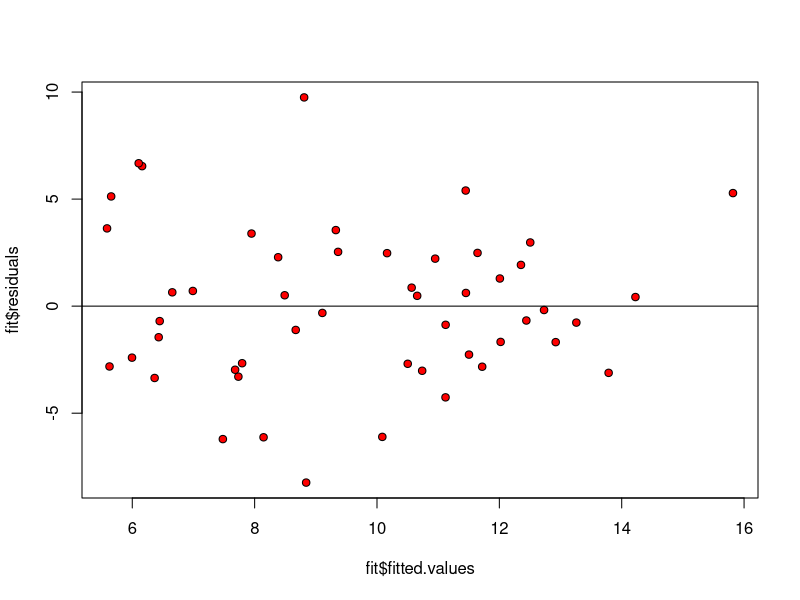
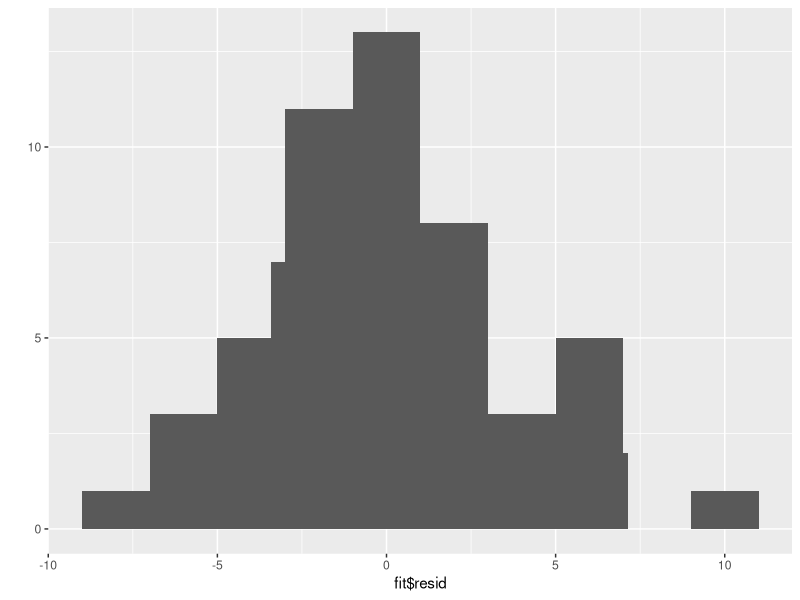
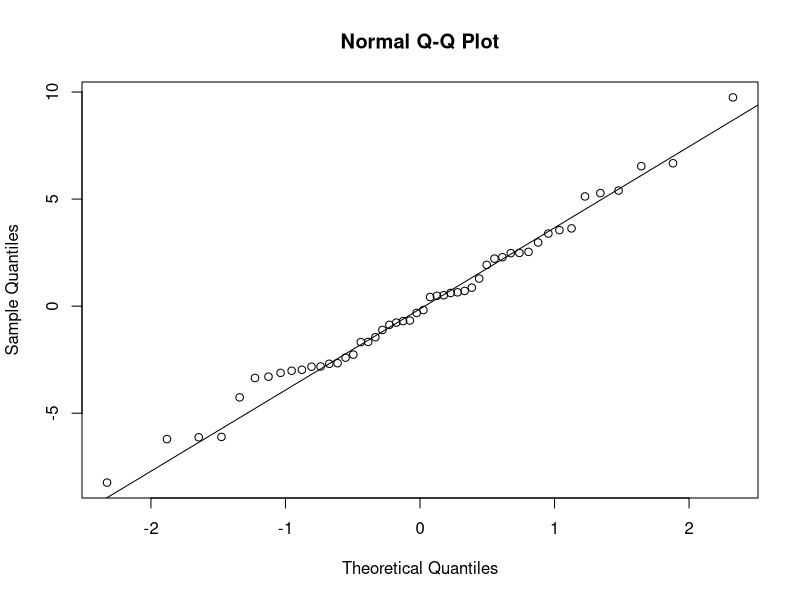
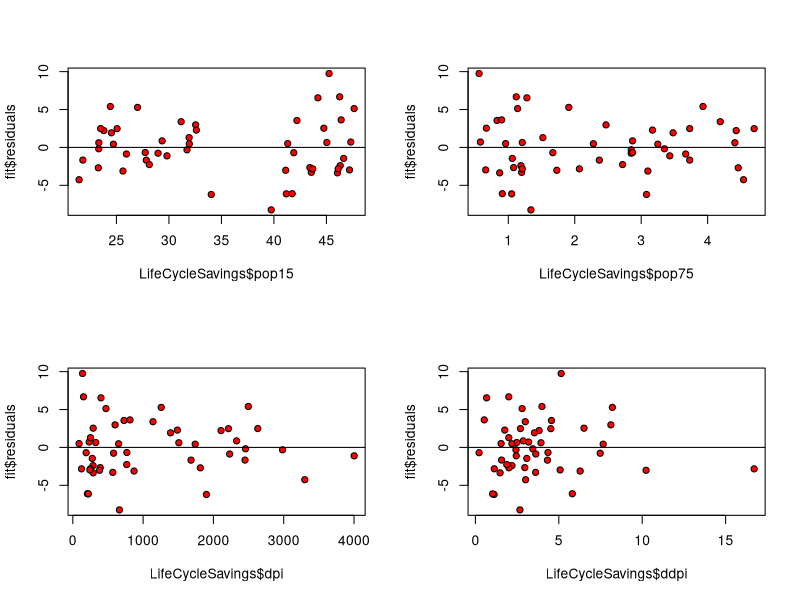
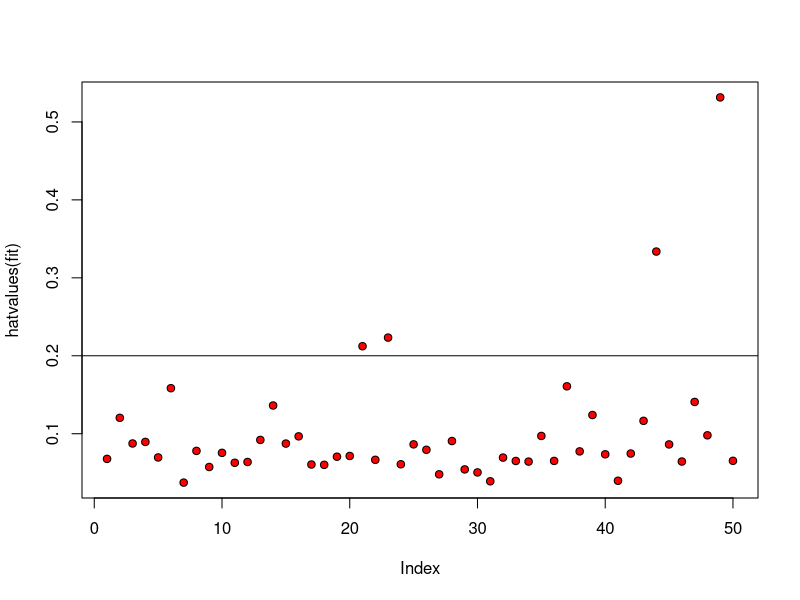
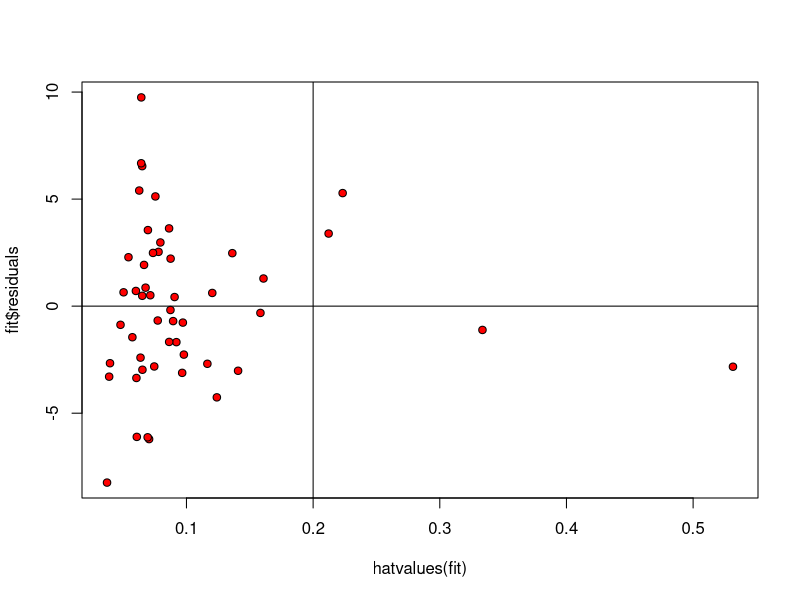
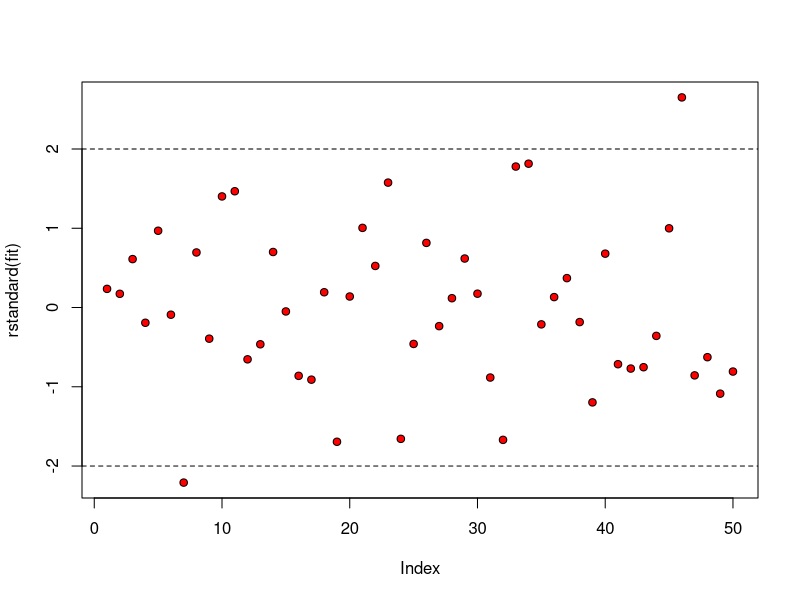
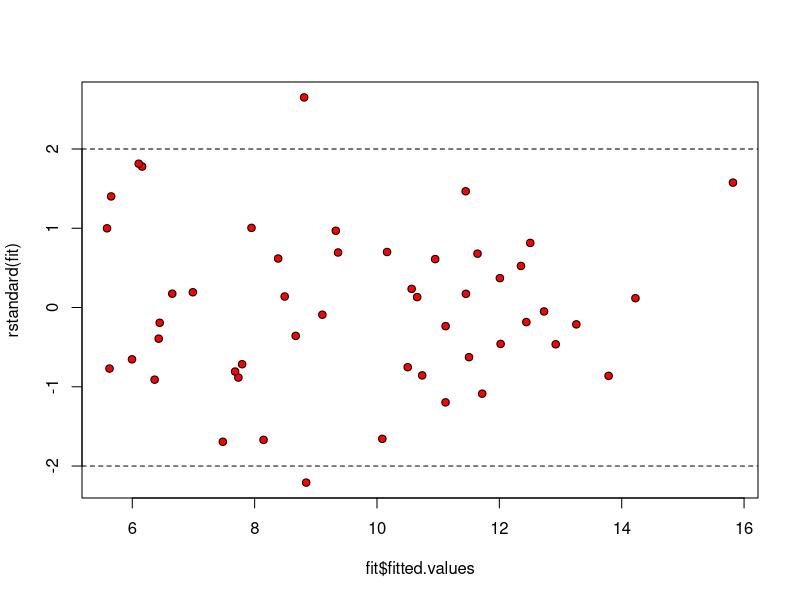

Reproduce these figures in R, in order.
#ISE 5103 R script for introducing multiple linear regression diagnostics
#Author: Charles Nicholson
#October 2015


library(car)      #for some extra diagnostic tools
library(ggplot2)  #for plotting


#example using the LifeCycleSavings data
data(LifeCycleSavings)

#basic linear model
fit<-lm(data=LifeCycleSavings,sr ~ pop15 + pop75 + dpi + ddpi)
summary(fit)


#test for non-constant variance
ncvTest(fit)


#residual plot
plot(fit$fitted.values,fit$residuals, col = "black", pch = 21, bg = "red") 
abline(h=0)

#histogram of residuals
qplot(fit$resid) + geom_histogram(binwidth=2)

#qq plot of residuals
qqnorm(fit$resid)
qqline(fit$resid)

# partial residual plots
par(mfrow=c(2,2))
plot(LifeCycleSavings$pop15,fit$residuals, col = "black", pch = 21, bg = "red") 
abline(h=0)
plot(LifeCycleSavings$pop75,fit$residuals, col = "black", pch = 21, bg = "red") 
abline(h=0)
plot(LifeCycleSavings$dpi,fit$residuals, col = "black", pch = 21, bg = "red") 
abline(h=0)
plot(LifeCycleSavings$ddpi,fit$residuals, col = "black", pch = 21, bg = "red") 
abline(h=0)
dev.off()


#index leverage plot
plot(hatvalues(fit),col = "black", pch = 21, bg = "red")      #index plot of leverages
abline(h=2*5/50)

hatvalues(fit)[hatvalues(fit)>0.2]

#plot residuals vs. hatvalues
plot(hatvalues(fit),fit$residuals,col = "black", pch = 21, bg = "red")    #leverages and residuals
abline(h=0,v=2*5/50)

#standardized residuals (index plot) ----- 
plot(rstandard(fit),col = "black", pch = 21, bg = "red")      # index standardized residual plot
abline(h=c(-2,2), lty = 2)

#we can interactively identify points
identify(1:50,rstandard(fit),labels=names(fit$fitted.values))  #interactive click and identify points


#standardized residuals vs. fitted values ----- 
plot(fit$fitted.values,rstandard(fit),col = "black", pch = 21, bg = "red")      #standardized residuals and fitted values
abline(h=c(-2,2), lty = 2)

identify(fit$fitted.values,rstandard(fit),labels=names(fit$fitted.values))


# studentized residuals vs. fitted values ---------
plot(fit$fitted.values,rstudent(fit),col = "black", pch = 21, bg = "red")      #standardized residuals and fitted values
abline(h=c(-2,2), lty = 2)                                                     # FYI -- in this case it looks almost the same as the previous plot
identify(fit$fitted.values,rstandard(fit),labels=names(fit$fitted.values))

#outlier test from car package
outlierTest(fit)


#studentized residals vs. Cook's D
plot(cooks.distance(fit),rstudent(fit),col = "black", pch = 21, bg = "red")


# several influence measures
influence.measures(fit)

# influence plot from car package
influencePlot(fit)

# residual plots from car package
residualPlots(fit)

#variation inflation factor from car package
vif(fit)





